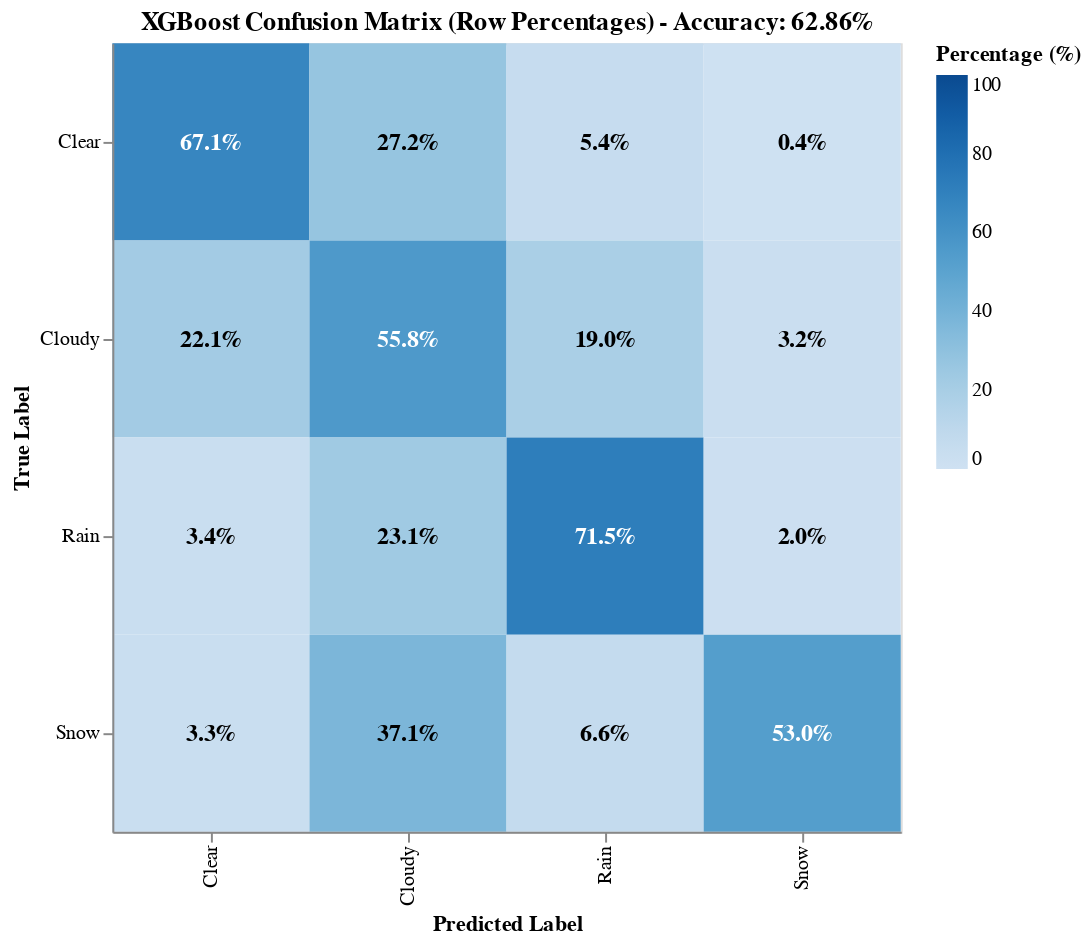

Write notebook code for a chart like this one.
### Code cell
# Generate confusion matrix visualization
confusion_chart = weather_classification_model(visual_type="confusion_matrix")
confusion_chart

### Figure 1 — Vega-Lite specification as saved in the notebook (floating-point values rounded to 4 significant figures)
{"config": {"view": {"continuousWidth": 300, "continuousHeight": 300}}, "layer": [{"mark": {"type": "rect"}, "encoding": {"color": {"field": "Percentage", "scale": {"domain": [0, 100], "scheme": "blues"}, "title": "Percentage (%)", "type": "quantitative"}, "tooltip": [{"field": "True Label", "type": "nominal"}, {"field": "Predicted Label", "type": "nominal"}, {"field": "Percentage", "format": ".1f", "type": "quantitative"}], "x": {"field": "Predicted Label", "title": "Predicted Label", "type": "nominal"}, "y": {"field": "True Label", "title": "True Label", "type": "nominal"}}, "title": "XGBoost Confusion Matrix (Row Percentages) - Accuracy: 62.86%"}, {"mark": {"type": "text", "align": "center", "baseline": "middle", "fontSize": 12, "fontWeight": "bold"}, "encoding": {"color": {"condition": {"test": "(datum.Percentage > 50)", "value": "white"}, "value": "black"}, "text": {"field": "Text", "type": "nominal"}, "x": {"field": "Predicted Label", "type": "nominal"}, "y": {"field": "True Label", "type": "nominal"}}}], "data": {"name": "data-dbddf6a611b4ba494bf344635d6591cd"}, "height": 400, "width": 400, "$schema": "https://vega.github.io/schema/vega-lite/v5.20.1.json", "datasets": {"data-dbddf6a611b4ba494bf344635d6591cd": [{"True Label": "Clear", "Predicted Label": "Clear", "Percentage": 67.1, "Text": "67.1%"}, {"True Label": "Clear", "Predicted Label": "Cloudy", "Percentage": 27.17, "Text": "27.2%"}, {"True Label": "Clear", "Predicted Label": "Rain", "Percentage": 5.356, "Text": "5.4%"}, {"True Label": "Clear", "Predicted Label": "Snow", "Percentage": 0.3757, "Text": "0.4%"}, {"True Label": "Cloudy", "Predicted Label": "Clear", "Percentage": 22.12, "Text": "22.1%"}, {"True Label": "Cloudy", "Predicted Label": "Cloudy", "Percentage": 55.76, "Text": "55.8%"}, {"True Label": "Cloudy", "Predicted Label": "Rain", "Percentage": 18.97, "Text": "19.0%"}, {"True Label": "Cloudy", "Predicted Label": "Snow", "Percentage": 3.15, "Text": "3.2%"}, {"True Label": "Rain", "Predicted Label": "Clear", "Percentage": 3.388, "Text": "3.4%"}, {"True Label": "Rain", "Predicted Label": "Cloudy", "Percentage": 23.08, "Text": "23.1%"}, {"True Label": "Rain", "Predicted Label": "Rain", "Percentage": 71.5, "Text": "71.5%"}, {"True Label": "Rain", "Predicted Label": "Snow", "Percentage": 2.027, "Text": "2.0%"}, {"True Label": "Snow", "Predicted Label": "Clear", "Percentage": 3.256, "Text": "3.3%"}, {"True Label": "Snow", "Predicted Label": "Cloudy", "Percentage": 37.12, "Text": "37.1%"}, {"True Label": "Snow", "Predicted Label": "Rain", "Percentage": 6.585, "Text": "6.6%"}, {"True Label": "Snow", "Predicted Label": "Snow", "Percentage": 53.04, "Text": "53.0%"}]}}
